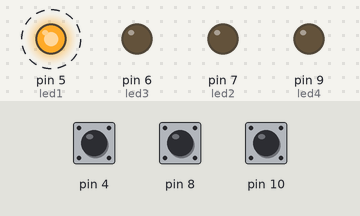
A sketch run on a simulated Arduino Uno, built with avr-gcc and run on an emulated ATmega328P. Parts: output pins drawn as LEDs (lit = HIGH). Dashed ring = blinking. The inputs (shaded band) are chosen by the test bench; at power-on: pin 4 HIGH, pin 8 HIGH, pin 10 HIGH.

Above: at 5.05 s.
5.1 s: pin 4 pulled LOW for 0.15 s
At 6.1 s:
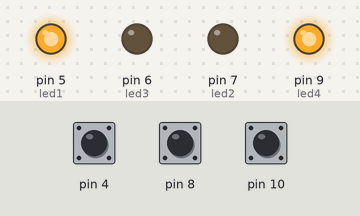
8.1 s: pin 8 pulled LOW for 0.15 s
At 8.4 s:
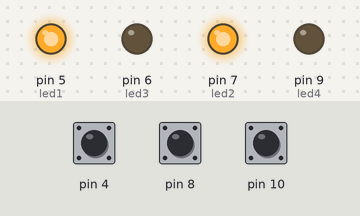
11.1 s: pin 10 pulled LOW for 0.15 s
At 11.5 s:
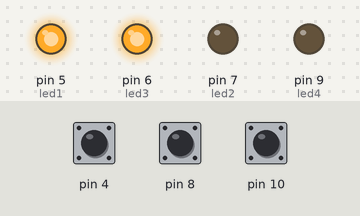
14.1 s: pin 4 pulled LOW for 1 s
At 16.17 s:
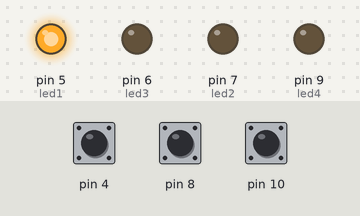
17.1 s: pin 4 pulled LOW for 3.2 s
At 17.6 s:
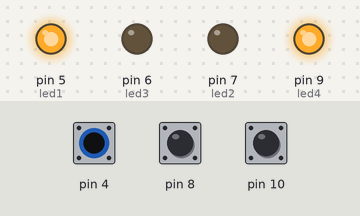
21.8 s: pin 8 pulled LOW for 1 s
At 22.4 s:
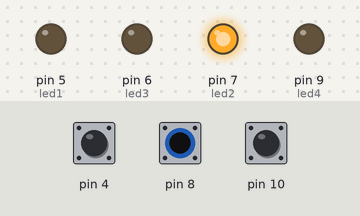
Timing chart, 0 to 25.8 s (numbered marks = the images above; inputs shaded):
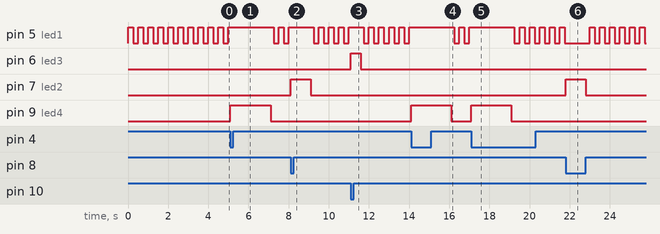

Measured:
- after the input at 5.1 s, pin 9 (led4): LOW → HIGH at once, → LOW 2.0 s later
- after the input at 8.1 s, pin 7 (led2): LOW → HIGH at once, → LOW 1.0 s later
- after the input at 11.1 s, pin 6 (led3): LOW → HIGH at once, → LOW 0.50 s later
- after the input at 14.1 s, pin 9 (led4): LOW → HIGH at once, → LOW 2.0 s later
- after the input at 17.1 s, pin 9 (led4): LOW → HIGH at once, → LOW 2.0 s later
- after the input at 21.8 s, pin 7 (led2): LOW → HIGH at once, → LOW 1.0 s later
- by itself, pin 5 (led1): alternates HIGH for 0.25 s and LOW for 0.25 s

The sketch:

Ex1_Relat_7_Felipe_Tagawa_Reis.ino
```cpp
// Saídas:
#define led1 PD5
#define led2 PD7
#define led3 PD6
#define led4 PB1

// Para os pinos B:
ISR(PCINT0_vect){
  if(!(PINB & (1 << PB0))){
    PORTD |= (1 << led2);
    _delay_ms(1000);
    PORTD &= ~(1 << led2);
  }
  if(!(PINB & (1 << PB2))){
    PORTD |= (1 << led3);
    _delay_ms(500);
    PORTD &= ~(1 << led3);
  }
}

// Para os pinos D:
ISR(PCINT2_vect){
  if(!(PIND & (1 << PD4))){
    PORTB |= (1 << led4);
    _delay_ms(2000);
    PORTB &= ~(1 << led4);
  }
}

int main(){

  // Definindo as saídas:
  DDRD |= (1 << led1) | (1 << led2) | (1 << led3);
  DDRB |= (1 << led4);

  // Pull-up nos botões:
  PORTB |= (1 << PB0) | (1 << PB2);
  PORTD |= (1 << PD4);

  // Qual grupo de pinos vai ter intervenção -> 0: B, 1: C, 2: D
  PCICR = (1 << PCIE0) | (1 << PCIE1) | (1 << PCIE2);

  // Qual pino do grupo vai acionar a interrupção:
  // PCINT0 -- PB0
  // PCINT2 -- PB2
  // PCINT20 -- PD4

  PCMSK0 |= ((1 << PCINT0) | (1 << PCINT2));
  PCMSK2 |= (1 << PCINT20);

  sei();

    while(1){
      PORTD ^= (1 << led1);
      _delay_ms(250);

    }
  }
```
